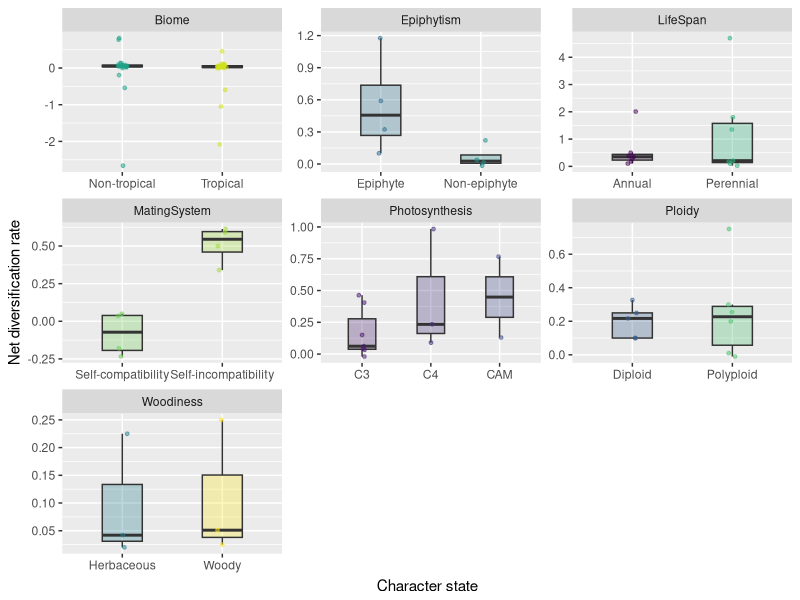
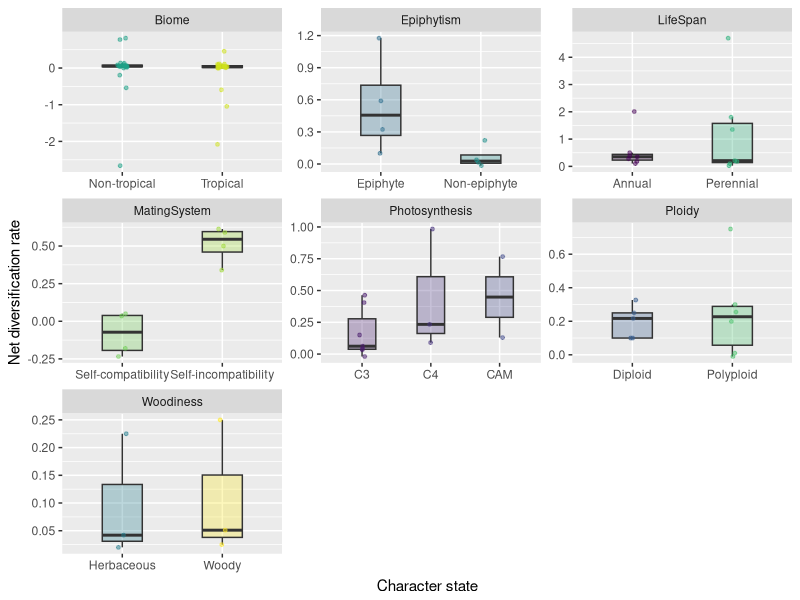

Recreate these plots in R, in order.
###
# boxplots of diversification differences
###

#Library
library(tidyverse)
library(ggplot2)
library(RColorBrewer)
library(dplyr)
library(patchwork)
library(grid)
library(viridis)

#read in full data frame
df <-
  read.csv("data/sse_review_table - main_table.csv")

#choose the columns you want in model (plus study/model_no for formatting)
df <-
  df[, c(
    'study',
    'model_no',
    'order',
    'trait_level_6',
    'character_state',
    'age_inferred',
    'sse_model',
    'div_rate'
  )]

#make sure columns are the right type
df$order <- as.factor(df$order)
df$trait_level_6 <- as.factor(df$trait_level_6)
df$character_state <- as.factor(df$character_state)
df$sse_model <- as.factor(df$sse_model)

#handpick some comparisons
hand_states <- c(
  "Annual",
  "Perennial",
#  "Dioecy",
#  "Non-dioecy",
  "C3",
  "C4",
  "CAM",
  "Epiphyte",
  "Non-epiphyte",
  "Terrestrial",
  "Tropical",
  "Temperate",
  "Non-tropical",
  "Woody",
  "Herbaceous",
  "Self-compatibility",
  "Self-incompatibility",
  "Diploid",
  "Polyploid"
)

#drop those without age inferred
df<-df[df$age_inferred==1,]

#subset datset to only high-frequency states
hf_df <- df[df$character_state %in% hand_states,]

#reset levels
hf_df$character_state <- droplevels(hf_df$character_state)

#make new df
rats<-hf_df[,c(1,4,5,8)]

#clean and examine rates df
colnames(rats) <-
  c("study", "trait_level_6", "character_state", "rate")
head(rats)

#change temperate to non-tropical
rats$character_state[rats$character_state == "Temperate"] <- "Non-tropical"

#change terrestrial to non-epiphyte
rats$character_state[rats$character_state == "Terrestrial"] <-"Non-epiphyte"

#modify one trait level for grouping
rats$trait_level_6[rats$trait_level_6 == "GeographicRange"] <- "Biome"

#convert trait_level_6 to character
rats$trait_level_6 <- as.character(rats$trait_level_6)

#add epiphytism as category
rats$trait_level_6[rats$character_state == "Epiphyte"] <- "Epiphytism"
rats$trait_level_6[rats$character_state == "Non-epiphyte"] <- "Epiphytism"

#add woodiness as category to separate from epiphytism
rats$trait_level_6[rats$character_state == "Woody"] <- "Woodiness"
rats$trait_level_6[rats$character_state == "Herbaceous"] <- "Woodiness"

#convert trait_level_6 back to factor
rats$trait_level_6 <- as.factor(rats$trait_level_6)

#make rate diffs numeric
rats$rate <- as.numeric(rats$rate)

#boxplots
#"free_x" will make y axis the same
ggplot(rats, aes(
  x = factor(character_state),
  y = rate,
  fill = character_state
)) + geom_boxplot(outlier.shape = NA, width = 0.4) + facet_wrap( ~ trait_level_6, scales = "free") +
  geom_jitter(
    aes(color = character_state),
    size = 1,
    alpha = 0.5,
    width = 0.05,
    height = 0
  ) +
  theme(legend.position = "none",
        axis.title.x = element_text(vjust = 0.3)) +
  scale_y_continuous(name = "Net diversification rate") +
  scale_x_discrete(name = "Character state") +
  scale_fill_viridis(discrete = TRUE, alpha = 0.3) +
  scale_color_viridis(discrete = TRUE, alpha = 0.7)

ggsave(
  "figures/boxplots_divs.png",
  width = 20,
  height = 25,
  units = 'cm'
)
